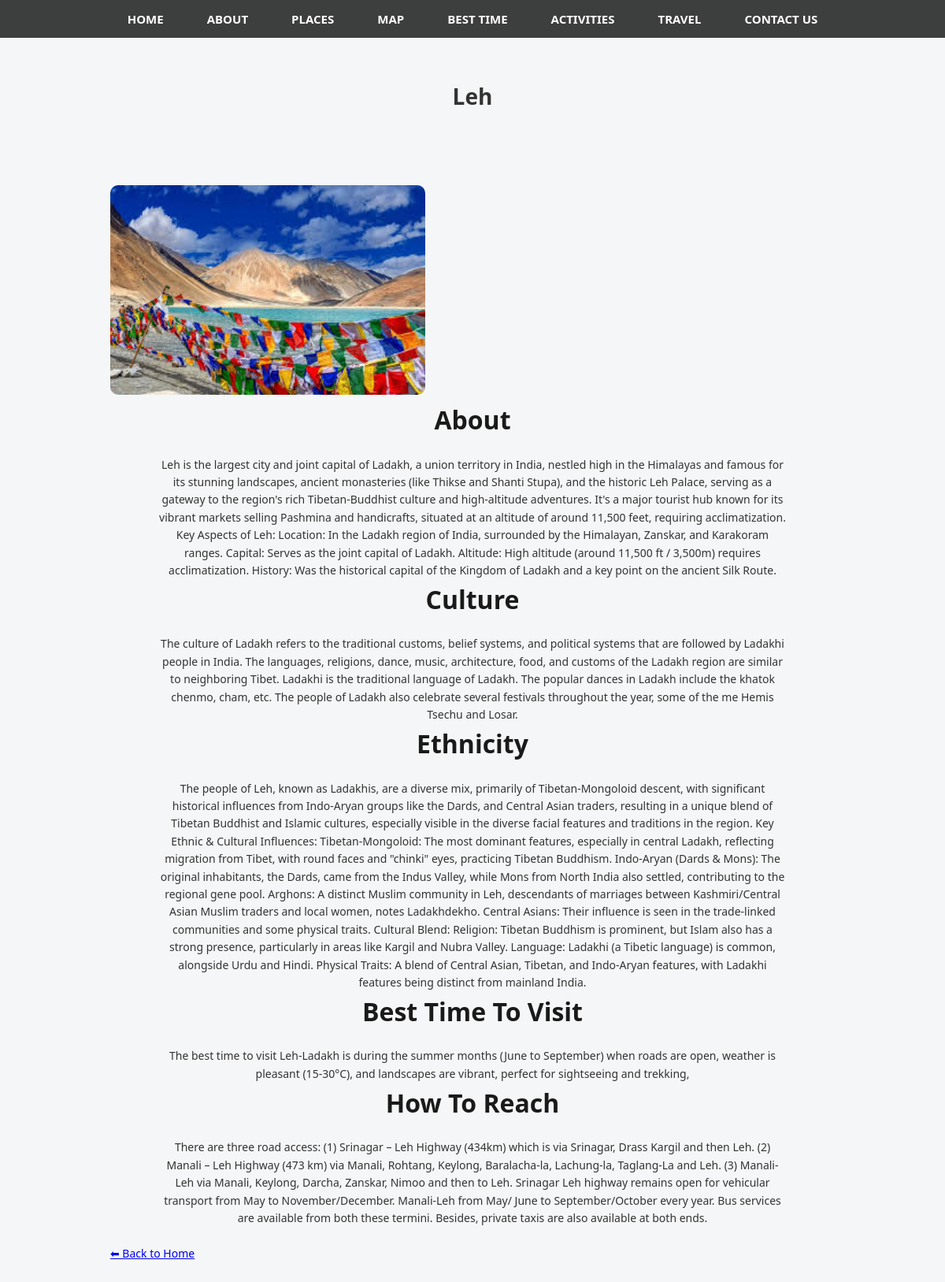
/place/Leh/, run on the app's committed database.
### tourism/models.py (models this page shows, shortened)
class Place(models.Model):
    name = models.CharField(max_length=200)
    slug = models.SlugField(unique=True)   # like leh, kargil, pangong-lake
    description = models.TextField()
    culture = models.TextField(blank=True)
    ethnicity = models.TextField(blank=True)
    best_time = models.CharField(max_length=200, blank=True)
    how_to_reach = models.TextField(blank=True)
    image = models.ImageField(upload_to='places/', blank=True, null=True)

### tourism/views.py (the view)
# urls.py: path('place/<slug:slug>/', views.place_detail, name='place_detail'),
def place_detail(request, slug):
    place = get_object_or_404(Place, slug=slug)
    return render(request, "place_detail.html", {"place": place})

### tourism/templates/place_detail.html (shortened to what this page needs)
{% load static %}
<!DOCTYPE html>
<html>
<head>
    <link rel="stylesheet" href="{% static 'style.css' %}">
    <link rel="stylesheet" href="{% static 'index.css' %}">
</head>
<body>
{% include 'head.html' %}
<h1 class="g">{{ place.name }}</h1>
<section class="search-s">
    {% if place.image %}
    <img src="{{ place.image.url }}" style="width:400px; border-radius:10px;">
    {% endif %}
    <h2>About</h2>
    <p>{{ place.description }}</p>
    <h2>Culture</h2>
    <p>{{ place.culture }}</p>
    <h2>Ethnicity</h2>
    <p>{{ place.ethnicity }}</p>
<h2>Best Time To Visit</h2>
<p>{{ place.best_time }}</p>
<h2>How To Reach</h2>
<p>{{ place.how_to_reach }}</p>
<br>
<a href="{% url 'home' %}">⬅ Back to Home</a>
</section>
</body>
</html>

### tourism/templates/head.html (shortened to what this page needs)
{% load static %}
<!DOCTYPE html>
<html lang="en">
<head>
    <link rel="stylesheet" href="static\index.css">
    <link rel="stylesheet" href="static\style.css">
</head>
<body>
<nav>
    <a href="#home">Home</a>
    <a href="#about">About</a>
    <a href="#places">places</a>
    <a href="#map">Map</a>
    <a href="#visit">Best Time</a>
    <a href="#activities">activities</a>
    <a href="#travel">Travel</a>
    <a href="#contact">Contact Us</a>
</nav>
</body>
</html>

### tourism/static/style.css (style rules this page uses)
* { margin: 0; padding: 0; box-sizing: border-box; font-family: "Segoe UI", Tahoma, sans-serif; }
body { background-color: #f4f6f8; color: #333; line-height: 1.6; }
nav { position: fixed; top: 0; width: 100%; background: rgba(0, 0, 0, 0.75); padding: 12px 40px; display: flex; justify-content: center; gap: 25px; z-index: 1000; }
nav a { color: #fff; text-decoration: none; font-size: 15px; text-transform: uppercase; transition: color 0.3s; }
section { padding: 70px 10%; }
section h2 { text-align: center; font-size: 32px; margin-bottom: 20px; color: #1a1a1a; }
section p { text-align: center; max-width: 800px; margin: auto; }

### tourism/static/index.css (style rules this page uses)
body { margin: 0; font-size: 14px; font-weight: normal; overflow-x: hidden; font-family: Arial, sans-serif; line-height: 1.6; }
nav { background: #0b3c5d; padding: 15px; position: sticky; top: 0; }
nav a { color: white; margin: 0 15px; text-decoration: none; font-weight: bold; }
section { padding: 50px; }
h2 { text-align: center; color: #0b3c5d; }
* { margin: 0; padding: 0; box-sizing: border-box; font-family: Arial, sans-serif; }
.g { margin-top: 100px; text-align: center; }
.search-s { margin: 20px; }

### data on the page
Place: name "Leh", image (picture), description "Leh is the largest city and joint capital of Ladakh, a union territory in India, nestled high in the Himalayas and famous for its stunning landscapes, ancient monasteries (like Thikse and Shanti Stupa), and the historic Leh Palace, serving as a gateway to the region's rich Tibetan-Buddhist culture and high-altitude adventures. It's a major tourist hub known for its vibrant markets selling Pashmina and handicrafts, situated at an altitude of around 11,500 feet, requiring acclimatization. Key Aspects of Leh: Location: In the Ladakh region of India, surrounded by the Himalayan, Zanskar, and Karakoram ranges. Capital: Serves as the joint capital of Ladakh. Altitude: High altitude (around 11,500…", culture "The culture of Ladakh refers to the traditional customs, belief systems, and political systems that are followed by Ladakhi people in India. The languages, religions, dance, music, architecture, food, and customs of the Ladakh region are similar to neighboring Tibet. Ladakhi is the traditional language of Ladakh. The popular dances in Ladakh include the khatok chenmo, cham, etc. The people of Ladakh also celebrate several festivals throughout the year, some of the me Hemis Tsechu and Losar.", ethnicity "The people of Leh, known as Ladakhis, are a diverse mix, primarily of Tibetan-Mongoloid descent, with significant historical influences from Indo-Aryan groups like the Dards, and Central Asian traders, resulting in a unique blend of Tibetan Buddhist and Islamic cultures, especially visible in the diverse facial features and traditions in the region. Key Ethnic & Cultural Influences: Tibetan-Mongoloid: The most dominant features, especially in central Ladakh, reflecting migration from Tibet, with round faces and \"chinki\" eyes, practicing Tibetan Buddhism. Indo-Aryan (Dards & Mons): The original inhabitants, the Dards, came from the Indus Valley, while Mons from North India also settled,…", best_time "The best time to visit Leh-Ladakh is during the summer months (June to September) when roads are open, weather is pleasant (15-30°C), and landscapes are vibrant, perfect for sightseeing and trekking,", how_to_reach "There are three road access: (1) Srinagar – Leh Highway (434km) which is via Srinagar, Drass Kargil and then Leh. (2) Manali – Leh Highway (473 km) via Manali, Rohtang, Keylong, Baralacha-la, Lachung-la, Taglang-La and Leh. (3) Manali- Leh via Manali, Keylong, Darcha, Zanskar, Nimoo and then to Leh. Srinagar Leh highway remains open for vehicular transport from May to November/December. Manali-Leh from May/ June to September/October every year. Bus services are available from both these termini. Besides, private taxis are also available at both ends."
